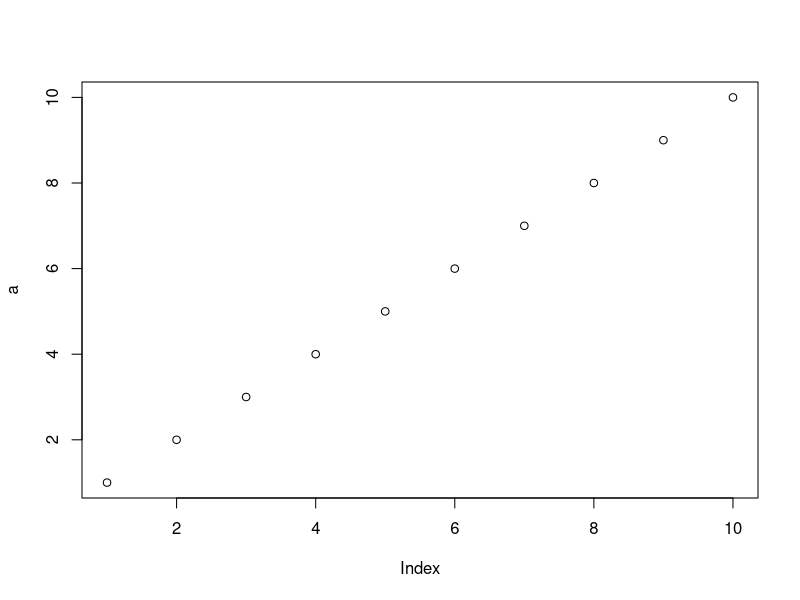

R code for this plot:
## ---- chunk 1
knitr::opts_chunk$set(echo = FALSE)

# Learn more about creating blogs with Distill at:
# https://rstudio.github.io/distill/blog.html

## ---- chunk 2
a <- 1:10
plot(a)
